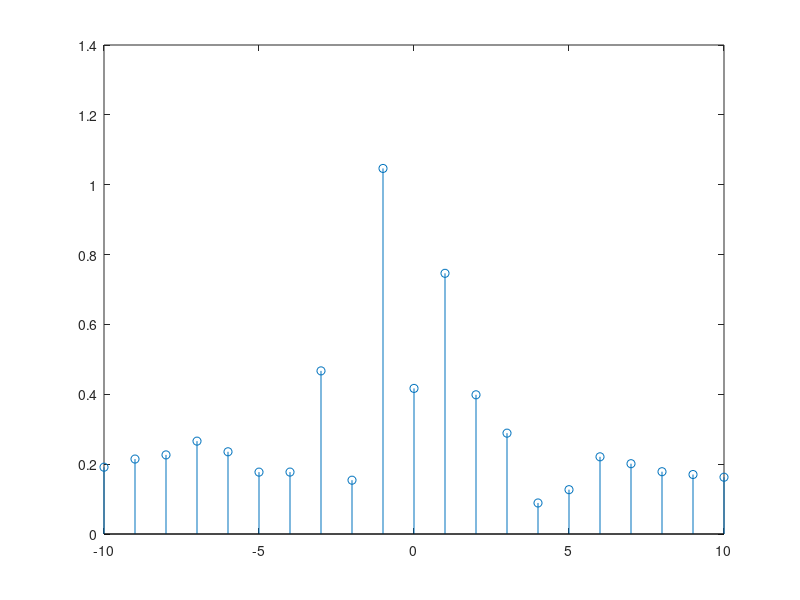

This figure's MATLAB source:
clc 
close all
clear

x = [-16.3786741065241	-132.448018643830	-84.6850846659483	-142.977204168630	-164.664661862392	-80.1099147534326	-73.3764427503033	-74.7878847300909	-86.2855489375774];



%% basic parameters
N=10; % 2N+1 harmonics in total
NumEl = 9;

LossTan = 0;

eps_d=2.2*(1-1i*LossTan);
d=1.57*1e-3;

f0=1e9;
freq=8*f0;

eps_0=8.854e-12; % permittivity of freespace
mue_0=4*pi*10^-7; % permeability of free space
c_0=1/sqrt(eps_0*mue_0);
th_d=60;

D_m=c_0/freq/sind(th_d); % periodicity of modulation
beta_m=2*pi/D_m;

z1=1i*x(1);
z2=1i*x(2);
z3=1i*x(3);
z4=1i*x(4);
z5=1i*x(5);
z6=1i*x(6);
z7=1i*x(7);
z8=1i*x(8);
z9=1i*x(9);

M=500;

ys=zeros(1,2*M+1);

W1=D_m/NumEl;
W2=D_m/NumEl;
W3=D_m/NumEl;
W4=D_m/NumEl;
W5=D_m/NumEl;
W6=D_m/NumEl;
W7=D_m/NumEl;
W8=D_m/NumEl;
W9=D_m/NumEl;


N_1=round(W1/(D_m/(2*M+1)));
N_2=round((W1+W2)/(D_m/(2*M+1)));
N_3=round((W1+W2+W3)/(D_m/(2*M+1)));
N_4=round((W1+W2+W3+W4)/(D_m/(2*M+1)));
N_5=round((W1+W2+W3+W4+W5)/(D_m/(2*M+1)));
N_6=round((W1+W2+W3+W4+W5+W6)/(D_m/(2*M+1)));
N_7=round((W1+W2+W3+W4+W5+W6+W7)/(D_m/(2*M+1)));
N_8=round((W1+W2+W3+W4+W5+W6+W7+W8)/(D_m/(2*M+1)));
N_9=round((W1+W2+W3+W4+W5+W6+W7+W8+W9)/(D_m/(2*M+1)));


ys(1:N_1)=1/z1; 
ys(N_1+1:N_2)=1/z2; 
ys(N_2+1:N_3)=1/z3; 
ys(N_3+1:N_4)=1/z4; 
ys(N_4+1:N_5)=1/z5;
ys(N_5+1:N_6)=1/z6;
ys(N_6+1:N_7)=1/z7;
ys(N_7+1:N_8)=1/z8;
ys(N_8+1:N_9)=1/z9;
% ys=adm_array(y1,y2);
yp=fliplr(fftshift(fft(ys)/(2*M+1)));     % notice that fft is defined as exp(1i*m*2*pi/D), but all of our formulas is defined as exp(-1i*m*2*pi/D), therefore we should flip yp!!!!!!!!

Ys=zeros(2*N+1,2*N+1);

for rr=1:2*N+1
    
    for cc=1:2*N+1

    Ys(rr,cc)=yp(rr-cc+M+1)*exp(-1i*(rr-cc)*pi);  
    
    end
end

w_0=2*pi*freq; % angular frequency of incident wave  % 1.0004 have very strong evanecent waves

%% build matrix

%  define wave admittance of free space

k_0=w_0*sqrt(eps_0*mue_0); % free space wavevector
    
theta_i=0;

k_0z=k_0*sind(theta_i); % transverse component of wavevector
% d=2*pi/(k_0*sqrt(eps_d-(cosd(theta_i))^2))/4.00000000001;

Z0=zeros(2*N+1,2*N+1); % define a matrix that is have 2*N+1 rows and 2*N+1 columns

for rr=1:2*N+1
    for cc=1:2*N+1
        k_0zn=k_0z+(cc-N-1)*beta_m; % transverse wavevector of n harmonic at cc column
        k_0n=w_0*sqrt(mue_0*eps_0); % wavevector of n harmonics at cc column
%         k_0xn=sqrt(k_0n^2-k_0zn^2); % normal wavevector of n harmonics at cc column
      
     if abs(k_0zn)<=abs(k_0n) %propatating wave condition
      k_0xn=sqrt(k_0n^2-k_0zn^2); % normal wavevector of n harmonics at cc column
     else
      k_0xn=-sqrt(k_0n^2-k_0zn^2); % normal wavevector of n harmonics at cc column   
     end
      
        if cc==rr
%           Z0(rr,cc)=k_0xn/eps_0/w_n;  % for TM mode
          Z0(rr,cc)=mue_0*w_0/k_0xn;  % for TE mode
        end 
        
    end
    
end 

Y0=pinv(Z0);

% define wave admittance of grounded substrate

Yd=zeros(2*N+1,2*N+1);

for rr=1:2*N+1
    for cc=1:2*N+1

        k_dzn=k_0z+(cc-N-1)*beta_m; % transverse wavevector of n harmonic at cc column
        k_dn=w_0*sqrt(mue_0*eps_0*eps_d); % wavevector of n harmonics at cc column
%         k_dxn=sqrt(k_dn^2-k_dzn^2); % normal wavevector of n harmonics at cc column

     if abs(k_dzn)<=abs(k_dn) %propatating wave condition
      k_dxn=sqrt(k_dn^2-k_dzn^2); % normal wavevector of n harmonics at cc column
     else
      k_dxn=-sqrt(k_dn^2-k_dzn^2); % here, k_dxn minus and plus have no difference because Zd and gamma have the same sign. 
     end
     
        gamma_n=1i*k_dxn;
%         Zd_n=k_dxn/eps_d/eps_0/w_n;  % characteristic impedance substrate for TM mode
        Zd_n=mue_0*w_0/k_dxn;  % characteristic impedance substrate for TE mode
    if cc==rr
      Yd(rr,cc)=1/(Zd_n*tanh(gamma_n*d));  % ??????
    end

    end
end

Yt=Ys+Yd;

% I=eye(2*N+1);

% Gamma=pinv(I+Yt*Z0)*(Yt*Z0-I);  % TM polarization
Gamma=pinv(Yt+Y0)*(Y0-Yt); % for TE polarization
R=abs(Gamma(:,N+1));

figure
stem(-N:N, R)